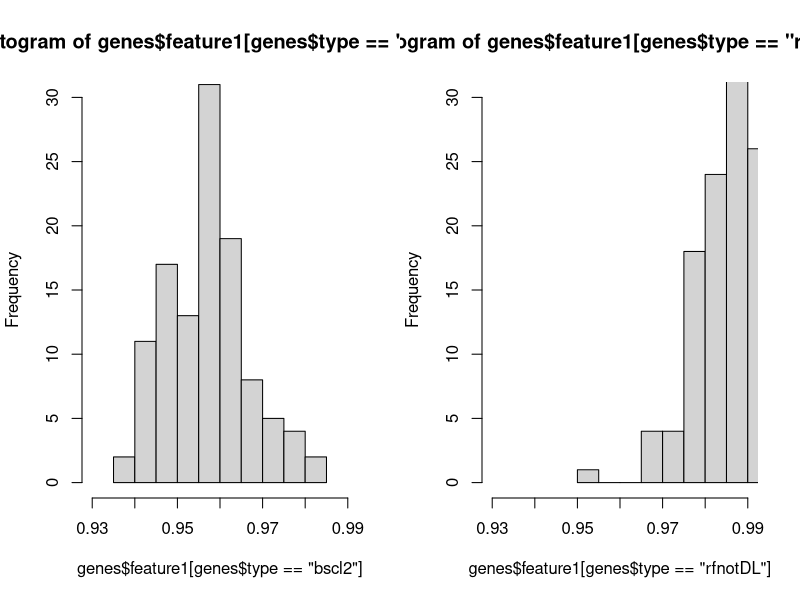
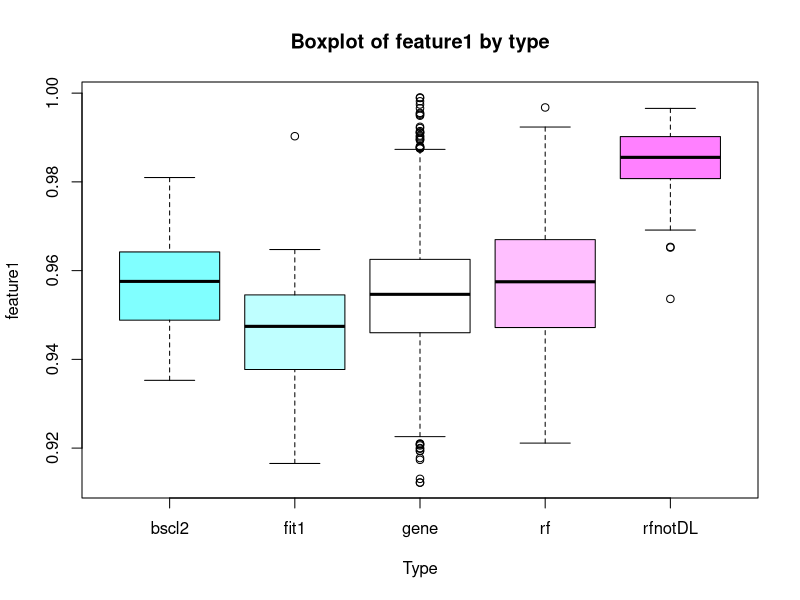
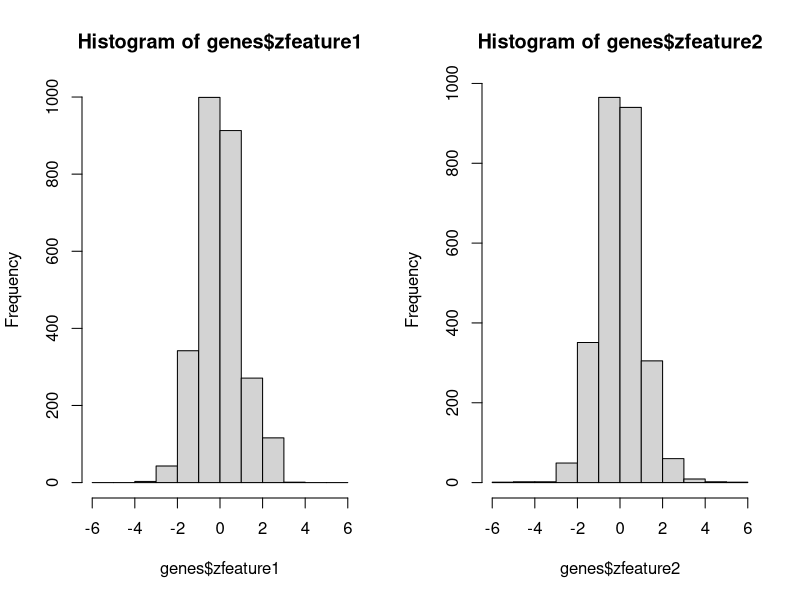

Here is the R script that generated these plots, in order:
genes<-read.csv("GeneArray.csv", stringsAsFactors = F)


str(genes)
head(genes)
unique(genes$type)
dim(genes)
summary(genes$feature1)
#min=0.9122
#1st quartile=0.9464 etc
sd(genes$feature1)
IQR(genes$feature1)
range(genes$feature1)

sum(is.na(genes$feature1))
#OR
table(is.na(genes$feature1))

quantile(genes$feature1, 0.75)-quantile(genes$feature1, 0.25)

#What are the frequencies of the categories in type? What is the most common category?
table(genes$type)

#proportions
table(genes$type)/nrow(genes)*100
#you can copy the table in comments

#Produce two histograms of feature 1- one for bscl2 and one for rfnotDL in the same image
par(mfrow=c(1,2))

hist(genes$feature1[genes$type=="bscl2"],
     xlim=c(0.93,0.99),
     ylim=c(0,30))
hist(genes$feature1[genes$type=="rfnotDL"],
     xlim=c(0.93,0.99),
     ylim=c(0,30))

par(mfrow=c(1,1))
#resets the your plot pane to 1 by 1
#you can use xlim or ylim OR breaks=seq(0.9,1,0.01)


#Produce side by side boxplots of feature1 by type

boxplot(feature1~type,data=genes,
        col=cm.colors(5),
        main="Boxplot of feature1 by type",
        xlab="Type")
# for color col=cm.colors(5)
#or col=rainbow(5)


#Calculate z-score for feature1 and 2, append to the data frame
#plot histogram side by side to compare them


genes$zfeature1<-scale(genes$feature1)
genes$zfeature2<-scale(genes$feature2)
par(mfrow=c(1,2))
hist(genes$zfeature1, breaks=seq(-6,6,1))
hist(genes$zfeature2, breaks=seq(-6,6,1))
